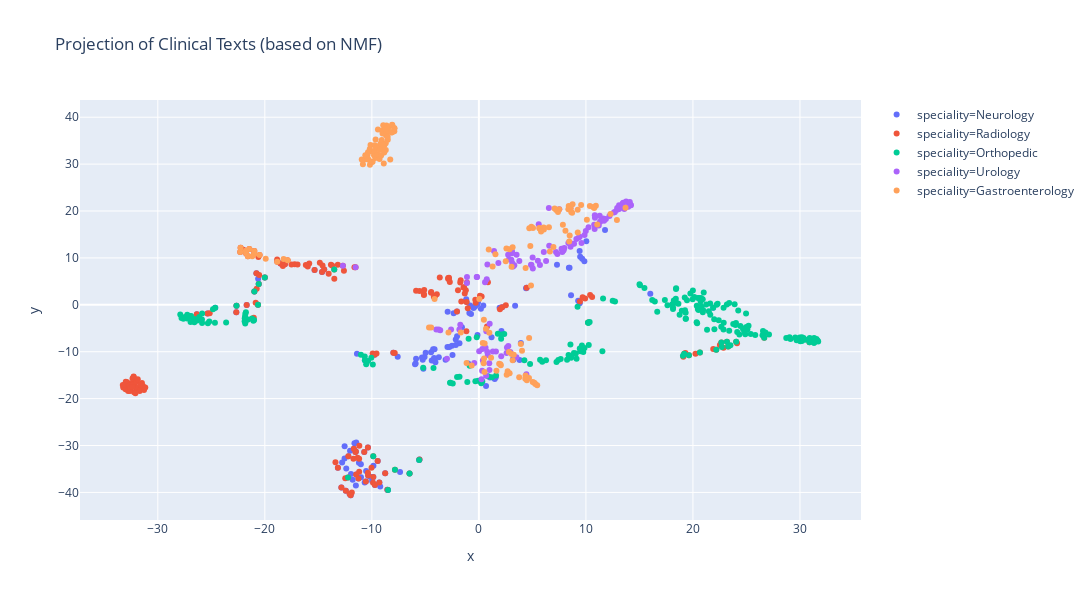

Notebook code for this chart:
### Code cell
vis_data = pd.DataFrame()
vis_data['x'] = tsne_nmf[:,0]
vis_data['y'] = tsne_nmf[:,1]
vis_data['speciality'] = data.label
vis_data['topic_id'] = data.topic_nmf
vis_data = pd.merge(vis_data,top_words_nmf,how='inner')
vis_data.topic_id = vis_data.topic_id.astype(str)

fig = px.scatter(vis_data, x="x", y="y", color=vis_data.speciality,  hover_data=['topic_id'], title="Projection of Clinical Texts (based on NMF)", height=600, width=1200) #hover_data=['top_words']
fig.show()

### Figure 1 — Plotly figure (JSON) as saved in the notebook; plotly's stock layout.template omitted (floating-point values rounded to 4 significant figures; data arrays with more than 128 entries replaced by an {"elided": "..."} marker saying what was removed)
{"data": [{"customdata": {"elided": "141x1 str values"}, "hoverlabel": {"namelength": 0}, "hovertemplate": "speciality=Neurology<br>x=%{x}<br>y=%{y}<br>topic_id=%{customdata[0]}", "legendgroup": "speciality=Neurology", "marker": {"color": "#636efa", "symbol": "circle"}, "mode": "markers", "name": "speciality=Neurology", "showlegend": true, "type": "scatter", "x": {"elided": "141 float values"}, "xaxis": "x", "y": {"elided": "141 float values"}, "yaxis": "y"}, {"customdata": {"elided": "188x1 str values"}, "hoverlabel": {"namelength": 0}, "hovertemplate": "speciality=Radiology<br>x=%{x}<br>y=%{y}<br>topic_id=%{customdata[0]}", "legendgroup": "speciality=Radiology", "marker": {"color": "#EF553B", "symbol": "circle"}, "mode": "markers", "name": "speciality=Radiology", "showlegend": true, "type": "scatter", "x": {"elided": "188 float values"}, "xaxis": "x", "y": {"elided": "188 float values"}, "yaxis": "y"}, {"customdata": {"elided": "222x1 str values"}, "hoverlabel": {"namelength": 0}, "hovertemplate": "speciality=Orthopedic<br>x=%{x}<br>y=%{y}<br>topic_id=%{customdata[0]}", "legendgroup": "speciality=Orthopedic", "marker": {"color": "#00cc96", "symbol": "circle"}, "mode": "markers", "name": "speciality=Orthopedic", "showlegend": true, "type": "scatter", "x": {"elided": "222 float values"}, "xaxis": "x", "y": {"elided": "222 float values"}, "yaxis": "y"}, {"customdata": [["0"], ["0"], ["0"], ["0"], ["0"], ["0"], ["0"], ["0"], ["0"], ["0"], ["0"], ["0"], ["0"], ["0"], ["0"], ["0"], ["0"], ["0"], ["0"], ["0"], ["0"], ["0"], ["0"], ["0"], ["0"], ["0"], ["0"], ["0"], ["0"], ["0"], ["2"], ["5"], ["5"], ["5"], ["5"], ["5"], ["5"], ["5"], ["5"], ["5"], ["5"], ["5"], ["5"], ["5"], ["5"], ["5"], ["5"], ["5"], ["5"], ["5"], ["5"], ["5"], ["5"], ["5"], ["5"], ["5"], ["5"], ["5"], ["5"], ["5"], ["5"], ["5"], ["5"], ["5"], ["5"], ["5"], ["5"], ["5"], ["5"], ["5"], ["5"], ["5"], ["5"], ["5"], ["5"], ["5"], ["5"], ["5"], ["5"], ["5"], ["5"], ["5"], ["5"], ["5"], ["5"], ["5"], ["5"], ["5"], ["5"], ["5"], ["5"], ["5"], ["5"], ["5"], ["5"], ["5"], ["5"], ["5"], ["5"], ["5"], ["5"], ["5"], ["3"], ["3"], ["3"], ["3"], ["3"], ["3"], ["3"], ["3"]], "hoverlabel": {"namelength": 0}, "hovertemplate": "speciality=Urology<br>x=%{x}<br>y=%{y}<br>topic_id=%{customdata[0]}", "legendgroup": "speciality=Urology", "marker": {"color": "#ab63fa", "symbol": "circle"}, "mode": "markers", "name": "speciality=Urology", "showlegend": true, "type": "scatter", "x": [0.3725, 2.933, -2.983, 0.8335, -1.737, -3.978, 0.3049, 0.6972, 3.51, 1.594, 0.0291, 1.308, 0.9671, 1.008, -3.613, 0.6244, 2.749, 2.088, 0.241, 0.678, 2.585, -2.597, -0.4353, 0.7771, 0.3228, 2.623, -3.759, 4.437, 0.9865, -1.824, 1.413, 9.422, 9.106, 14.17, 3.521, 6.063, 3.027, 11.62, 14.04, 0.574, 5.592, 8.565, 11.28, 0.7372, 7.205, 7.51, 13.48, 13.96, 4.869, 7.723, 9.589, 13.1, 7.841, 7.79, 6.537, 10.85, 10.83, 4.915, 10.77, 13.11, 7.332, 13.19, 12.71, 3.098, 3.31, 3.115, 11.42, 3.198, 3.777, 8.36, 12.61, 10.82, 14.21, 11.31, 6.278, 7.981, 12.92, 13.43, 8.893, 13.75, 9.989, 5.021, 8.568, 7.916, 5.04, 12.2, 8.739, 2.82, 11.2, 9.333, 14.1, 5.51, 12.91, 10.24, 9.872, 11.87, 6.571, 5.704, 11.7, 3.095, 2.734, 13.59, -1.112, 1.82, -0.172, -0.2015, -11.52, -1.116, -12.71, 0.7949], "xaxis": "x", "y": [-11.85, -10.04, -11.51, -10.69, -4.27, -5.275, -14.03, -5.623, -11.19, -9.974, -9.904, -9.971, -12.46, -4.06, -5.411, -9.154, -8.798, -10.95, -15.86, -15.12, -10.28, -5.268, -12.42, -9.999, -9.439, -9.076, -5.269, -14.8, -13.88, -5.284, 11.49, 14.51, 14.03, 21.36, 10.66, 11.28, 9.589, 18.41, 21.7, 4.825, 17.17, 12.38, 18.98, 5.454, 11.27, 20.39, 21.78, 20.9, 8.526, 11.96, 13.19, 21.21, 11.59, 11.24, 20.64, 18.55, 19.11, 8.493, 17.08, 20.41, 10.86, 21.05, 19.81, 11.01, 8.453, 8.922, 17.97, 8.187, 9.342, 13.2, 19.66, 16.14, 21.25, 17.66, 9.36, 12.12, 20.66, 21.61, 13.0, 22.01, 15.73, 10.11, 12.94, 11.61, 7.751, 18.92, 13.04, 9.734, 16.94, 14.37, 21.9, 9.383, 20.29, 16.55, 14.88, 18.32, 12.57, 8.515, 17.94, 11.42, 10.67, 20.41, 5.913, 8.933, 5.909, 5.95, 7.991, 4.672, 8.305, 8.57], "yaxis": "y"}, {"customdata": {"elided": "157x1 str values"}, "hoverlabel": {"namelength": 0}, "hovertemplate": "speciality=Gastroenterology<br>x=%{x}<br>y=%{y}<br>topic_id=%{customdata[0]}", "legendgroup": "speciality=Gastroenterology", "marker": {"color": "#FFA15A", "symbol": "circle"}, "mode": "markers", "name": "speciality=Gastroenterology", "showlegend": true, "type": "scatter", "x": {"elided": "157 float values"}, "xaxis": "x", "y": {"elided": "157 float values"}, "yaxis": "y"}], "layout": {"height": 600, "legend": {"tracegroupgap": 0}, "title": {"text": "Projection of Clinical Texts (based on NMF)"}, "width": 1200, "xaxis": {"anchor": "y", "domain": [0, 1], "title": {"text": "x"}}, "yaxis": {"anchor": "x", "domain": [0, 1], "title": {"text": "y"}}}}
